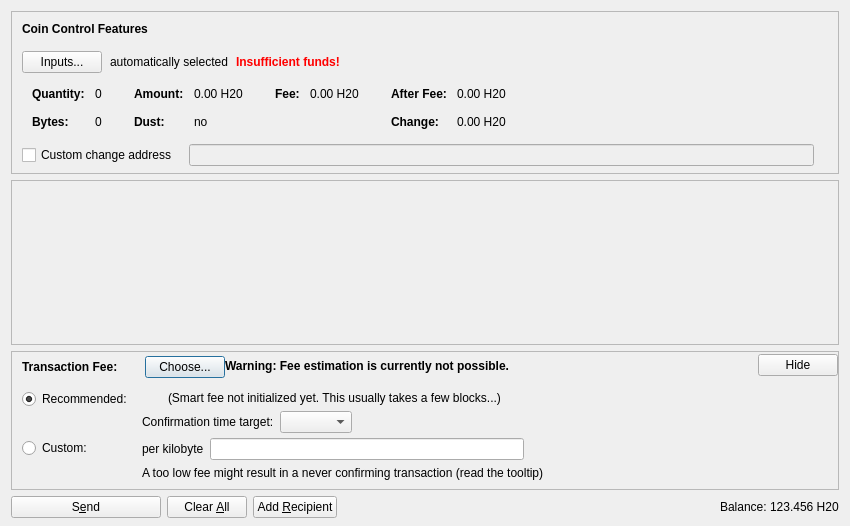
<?xml version="1.0" encoding="UTF-8"?>
<ui version="4.0">
 <class>SendCoinsDialog</class>
 <widget class="QDialog" name="SendCoinsDialog">
  <property name="geometry">
   <rect>
    <x>0</x>
    <y>0</y>
    <width>850</width>
    <height>526</height>
   </rect>
  </property>
  <property name="windowTitle">
   <string>Send Coins</string>
  </property>
  <layout class="QVBoxLayout" name="verticalLayout" stretch="0,1,0,0">
   <property name="bottomMargin">
    <number>8</number>
   </property>
   <item>
    <widget class="QFrame" name="frameCoinControl">
     <property name="sizePolicy">
      <sizepolicy hsizetype="Expanding" vsizetype="Expanding">
       <horstretch>0</horstretch>
       <verstretch>0</verstretch>
      </sizepolicy>
     </property>
     <property name="maximumSize">
      <size>
       <width>16777215</width>
       <height>16777215</height>
      </size>
     </property>
     <property name="frameShape">
      <enum>QFrame::StyledPanel</enum>
     </property>
     <property name="frameShadow">
      <enum>QFrame::Sunken</enum>
     </property>
     <layout class="QVBoxLayout" name="verticalLayoutCoinControl2">
      <property name="spacing">
       <number>0</number>
      </property>
      <property name="leftMargin">
       <number>0</number>
      </property>
      <property name="topMargin">
       <number>0</number>
      </property>
      <property name="rightMargin">
       <number>0</number>
      </property>
      <property name="bottomMargin">
       <number>6</number>
      </property>
      <item>
       <layout class="QVBoxLayout" name="verticalLayoutCoinControl" stretch="0,0,0,0,1">
        <property name="spacing">
         <number>0</number>
        </property>
        <property name="leftMargin">
         <number>10</number>
        </property>
        <property name="topMargin">
         <number>10</number>
        </property>
        <item>
         <layout class="QHBoxLayout" name="horizontalLayoutCoinControl1">
          <property name="bottomMargin">
           <number>15</number>
          </property>
          <item>
           <widget class="QLabel" name="labelCoinControlFeatures">
            <property name="sizePolicy">
             <sizepolicy hsizetype="Preferred" vsizetype="Maximum">
              <horstretch>0</horstretch>
              <verstretch>0</verstretch>
             </sizepolicy>
            </property>
            <property name="font">
             <font>
              <weight>75</weight>
              <bold>true</bold>
             </font>
            </property>
            <property name="styleSheet">
             <string notr="true">font-weight:bold;</string>
            </property>
            <property name="text">
             <string>Coin Control Features</string>
            </property>
           </widget>
          </item>
         </layout>
        </item>
        <item>
         <layout class="QHBoxLayout" name="horizontalLayoutCoinControl2" stretch="0,0,0,0">
          <property name="spacing">
           <number>8</number>
          </property>
          <property name="bottomMargin">
           <number>10</number>
          </property>
          <item>
           <widget class="QPushButton" name="pushButtonCoinControl">
            <property name="styleSheet">
             <string notr="true"/>
            </property>
            <property name="text">
             <string>Inputs...</string>
            </property>
            <property name="autoDefault">
             <bool>false</bool>
            </property>
           </widget>
          </item>
          <item>
           <widget class="QLabel" name="labelCoinControlAutomaticallySelected">
            <property name="text">
             <string>automatically selected</string>
            </property>
            <property name="margin">
             <number>5</number>
            </property>
           </widget>
          </item>
          <item>
           <widget class="QLabel" name="labelCoinControlInsuffFunds">
            <property name="font">
             <font>
              <weight>75</weight>
              <bold>true</bold>
             </font>
            </property>
            <property name="styleSheet">
             <string notr="true">color:red;font-weight:bold;</string>
            </property>
            <property name="text">
             <string>Insufficient funds!</string>
            </property>
            <property name="margin">
             <number>5</number>
            </property>
           </widget>
          </item>
          <item>
           <spacer name="horizontalSpacerCoinControl">
            <property name="orientation">
             <enum>Qt::Horizontal</enum>
            </property>
            <property name="sizeHint" stdset="0">
             <size>
              <width>40</width>
              <height>1</height>
             </size>
            </property>
           </spacer>
          </item>
         </layout>
        </item>
        <item>
         <widget class="QWidget" name="widgetCoinControl" native="true">
          <property name="sizePolicy">
           <sizepolicy hsizetype="Preferred" vsizetype="Preferred">
            <horstretch>0</horstretch>
            <verstretch>0</verstretch>
           </sizepolicy>
          </property>
          <property name="minimumSize">
           <size>
            <width>0</width>
            <height>0</height>
           </size>
          </property>
          <property name="styleSheet">
           <string notr="true"/>
          </property>
          <layout class="QHBoxLayout" name="horizontalLayoutCoinControl5">
           <property name="leftMargin">
            <number>0</number>
           </property>
           <property name="topMargin">
            <number>0</number>
           </property>
           <property name="rightMargin">
            <number>0</number>
           </property>
           <property name="bottomMargin">
            <number>0</number>
           </property>
           <item>
            <layout class="QHBoxLayout" name="horizontalLayoutCoinControl3" stretch="0,0,0,1">
             <property name="spacing">
              <number>20</number>
             </property>
             <property name="topMargin">
              <number>0</number>
             </property>
             <property name="bottomMargin">
              <number>10</number>
             </property>
             <item>
              <layout class="QFormLayout" name="formLayoutCoinControl1">
               <property name="horizontalSpacing">
                <number>10</number>
               </property>
               <property name="verticalSpacing">
                <number>14</number>
               </property>
               <property name="leftMargin">
                <number>10</number>
               </property>
               <property name="topMargin">
                <number>4</number>
               </property>
               <property name="rightMargin">
                <number>6</number>
               </property>
               <item row="0" column="0">
                <widget class="QLabel" name="labelCoinControlQuantityText">
                 <property name="font">
                  <font>
                   <weight>75</weight>
                   <bold>true</bold>
                  </font>
                 </property>
                 <property name="text">
                  <string>Quantity:</string>
                 </property>
                 <property name="margin">
                  <number>0</number>
                 </property>
                </widget>
               </item>
               <item row="0" column="1">
                <widget class="QLabel" name="labelCoinControlQuantity">
                 <property name="cursor">
                  <cursorShape>IBeamCursor</cursorShape>
                 </property>
                 <property name="contextMenuPolicy">
                  <enum>Qt::ActionsContextMenu</enum>
                 </property>
                 <property name="text">
                  <string notr="true">0</string>
                 </property>
                 <property name="margin">
                  <number>0</number>
                 </property>
                 <property name="textInteractionFlags">
                  <set>Qt::LinksAccessibleByMouse|Qt::TextSelectableByKeyboard|Qt::TextSelectableByMouse</set>
                 </property>
                </widget>
               </item>
               <item row="1" column="0">
                <widget class="QLabel" name="labelCoinControlBytesText">
                 <property name="font">
                  <font>
                   <weight>75</weight>
                   <bold>true</bold>
                  </font>
                 </property>
                 <property name="text">
                  <string>Bytes:</string>
                 </property>
                </widget>
               </item>
               <item row="1" column="1">
                <widget class="QLabel" name="labelCoinControlBytes">
                 <property name="cursor">
                  <cursorShape>IBeamCursor</cursorShape>
                 </property>
                 <property name="contextMenuPolicy">
                  <enum>Qt::ActionsContextMenu</enum>
                 </property>
                 <property name="text">
                  <string notr="true">0</string>
                 </property>
                 <property name="textInteractionFlags">
                  <set>Qt::LinksAccessibleByMouse|Qt::TextSelectableByKeyboard|Qt::TextSelectableByMouse</set>
                 </property>
                </widget>
               </item>
              </layout>
             </item>
             <item>
              <layout class="QFormLayout" name="formLayoutCoinControl2">
               <property name="horizontalSpacing">
                <number>10</number>
               </property>
               <property name="verticalSpacing">
                <number>14</number>
               </property>
               <property name="leftMargin">
                <number>6</number>
               </property>
               <property name="topMargin">
                <number>4</number>
               </property>
               <property name="rightMargin">
                <number>6</number>
               </property>
               <item row="0" column="0">
                <widget class="QLabel" name="labelCoinControlAmountText">
                 <property name="font">
                  <font>
                   <weight>75</weight>
                   <bold>true</bold>
                  </font>
                 </property>
                 <property name="text">
                  <string>Amount:</string>
                 </property>
                 <property name="margin">
                  <number>0</number>
                 </property>
                </widget>
               </item>
               <item row="0" column="1">
                <widget class="QLabel" name="labelCoinControlAmount">
                 <property name="cursor">
                  <cursorShape>IBeamCursor</cursorShape>
                 </property>
                 <property name="contextMenuPolicy">
                  <enum>Qt::ActionsContextMenu</enum>
                 </property>
                 <property name="text">
                  <string notr="true">0.00 H20</string>
                 </property>
                 <property name="textInteractionFlags">
                  <set>Qt::LinksAccessibleByMouse|Qt::TextSelectableByKeyboard|Qt::TextSelectableByMouse</set>
                 </property>
                </widget>
               </item>
               <item row="1" column="0">
                <widget class="QLabel" name="labelCoinControlLowOutputText">
                 <property name="font">
                  <font>
                   <weight>75</weight>
                   <bold>true</bold>
                  </font>
                 </property>
                 <property name="text">
                  <string>Dust:</string>
                 </property>
                </widget>
               </item>
               <item row="1" column="1">
                <widget class="QLabel" name="labelCoinControlLowOutput">
                 <property name="cursor">
                  <cursorShape>IBeamCursor</cursorShape>
                 </property>
                 <property name="contextMenuPolicy">
                  <enum>Qt::ActionsContextMenu</enum>
                 </property>
                 <property name="text">
                  <string notr="true">no</string>
                 </property>
                 <property name="textInteractionFlags">
                  <set>Qt::LinksAccessibleByMouse|Qt::TextSelectableByKeyboard|Qt::TextSelectableByMouse</set>
                 </property>
                </widget>
               </item>
              </layout>
             </item>
             <item>
              <layout class="QFormLayout" name="formLayoutCoinControl3">
               <property name="horizontalSpacing">
                <number>10</number>
               </property>
               <property name="verticalSpacing">
                <number>14</number>
               </property>
               <property name="leftMargin">
                <number>6</number>
               </property>
               <property name="topMargin">
                <number>4</number>
               </property>
               <property name="rightMargin">
                <number>6</number>
               </property>
               <item row="0" column="0">
                <widget class="QLabel" name="labelCoinControlFeeText">
                 <property name="font">
                  <font>
                   <weight>75</weight>
                   <bold>true</bold>
                  </font>
                 </property>
                 <property name="text">
                  <string>Fee:</string>
                 </property>
                 <property name="margin">
                  <number>0</number>
                 </property>
                </widget>
               </item>
               <item row="0" column="1">
                <widget class="QLabel" name="labelCoinControlFee">
                 <property name="cursor">
                  <cursorShape>IBeamCursor</cursorShape>
                 </property>
                 <property name="contextMenuPolicy">
                  <enum>Qt::ActionsContextMenu</enum>
                 </property>
                 <property name="text">
                  <string notr="true">0.00 H20</string>
                 </property>
                 <property name="textInteractionFlags">
                  <set>Qt::LinksAccessibleByMouse|Qt::TextSelectableByKeyboard|Qt::TextSelectableByMouse</set>
                 </property>
                </widget>
               </item>
              </layout>
             </item>
             <item>
              <layout class="QFormLayout" name="formLayoutCoinControl4">
               <property name="horizontalSpacing">
                <number>10</number>
               </property>
               <property name="verticalSpacing">
                <number>14</number>
               </property>
               <property name="leftMargin">
                <number>6</number>
               </property>
               <property name="topMargin">
                <number>4</number>
               </property>
               <property name="rightMargin">
                <number>6</number>
               </property>
               <item row="0" column="0">
                <widget class="QLabel" name="labelCoinControlAfterFeeText">
                 <property name="font">
                  <font>
                   <weight>75</weight>
                   <bold>true</bold>
                  </font>
                 </property>
                 <property name="text">
                  <string>After Fee:</string>
                 </property>
                 <property name="margin">
                  <number>0</number>
                 </property>
                </widget>
               </item>
               <item row="0" column="1">
                <widget class="QLabel" name="labelCoinControlAfterFee">
                 <property name="cursor">
                  <cursorShape>IBeamCursor</cursorShape>
                 </property>
                 <property name="contextMenuPolicy">
                  <enum>Qt::ActionsContextMenu</enum>
                 </property>
                 <property name="text">
                  <string notr="true">0.00 H20</string>
                 </property>
                 <property name="textInteractionFlags">
                  <set>Qt::LinksAccessibleByMouse|Qt::TextSelectableByKeyboard|Qt::TextSelectableByMouse</set>
                 </property>
                </widget>
               </item>
               <item row="1" column="0">
                <widget class="QLabel" name="labelCoinControlChangeText">
                 <property name="font">
                  <font>
                   <weight>75</weight>
                   <bold>true</bold>
                  </font>
                 </property>
                 <property name="text">
                  <string>Change:</string>
                 </property>
                </widget>
               </item>
               <item row="1" column="1">
                <widget class="QLabel" name="labelCoinControlChange">
                 <property name="cursor">
                  <cursorShape>IBeamCursor</cursorShape>
                 </property>
                 <property name="contextMenuPolicy">
                  <enum>Qt::ActionsContextMenu</enum>
                 </property>
                 <property name="text">
                  <string notr="true">0.00 H20</string>
                 </property>
                 <property name="textInteractionFlags">
                  <set>Qt::LinksAccessibleByMouse|Qt::TextSelectableByKeyboard|Qt::TextSelectableByMouse</set>
                 </property>
                </widget>
               </item>
              </layout>
             </item>
            </layout>
           </item>
          </layout>
         </widget>
        </item>
        <item>
         <layout class="QHBoxLayout" name="horizontalLayoutCoinControl4" stretch="0,0,0">
          <property name="spacing">
           <number>12</number>
          </property>
          <property name="sizeConstraint">
           <enum>QLayout::SetDefaultConstraint</enum>
          </property>
          <property name="topMargin">
           <number>5</number>
          </property>
          <property name="rightMargin">
           <number>5</number>
          </property>
          <item>
           <widget class="QCheckBox" name="checkBoxCoinControlChange">
            <property name="toolTip">
             <string>If this is activated, but the change address is empty or invalid, change will be sent to a newly generated address.</string>
            </property>
            <property name="text">
             <string>Custom change address</string>
            </property>
           </widget>
          </item>
          <item>
           <widget class="QValidatedLineEdit" name="lineEditCoinControlChange">
            <property name="enabled">
             <bool>false</bool>
            </property>
            <property name="sizePolicy">
             <sizepolicy hsizetype="Expanding" vsizetype="Fixed">
              <horstretch>0</horstretch>
              <verstretch>0</verstretch>
             </sizepolicy>
            </property>
           </widget>
          </item>
          <item>
           <widget class="QLabel" name="labelCoinControlChangeLabel">
            <property name="sizePolicy">
             <sizepolicy hsizetype="Preferred" vsizetype="Expanding">
              <horstretch>0</horstretch>
              <verstretch>0</verstretch>
             </sizepolicy>
            </property>
            <property name="minimumSize">
             <size>
              <width>0</width>
              <height>0</height>
             </size>
            </property>
            <property name="text">
             <string/>
            </property>
            <property name="margin">
             <number>3</number>
            </property>
           </widget>
          </item>
         </layout>
        </item>
        <item>
         <spacer name="verticalSpacerCoinControl">
          <property name="orientation">
           <enum>Qt::Vertical</enum>
          </property>
          <property name="sizeHint" stdset="0">
           <size>
            <width>800</width>
            <height>1</height>
           </size>
          </property>
         </spacer>
        </item>
       </layout>
      </item>
     </layout>
    </widget>
   </item>
   <item>
    <widget class="QScrollArea" name="scrollArea">
     <property name="widgetResizable">
      <bool>true</bool>
     </property>
     <widget class="QWidget" name="scrollAreaWidgetContents">
      <property name="geometry">
       <rect>
        <x>0</x>
        <y>0</y>
        <width>830</width>
        <height>104</height>
       </rect>
      </property>
      <layout class="QVBoxLayout" name="verticalLayout_2" stretch="0,1">
       <property name="leftMargin">
        <number>0</number>
       </property>
       <property name="topMargin">
        <number>0</number>
       </property>
       <property name="rightMargin">
        <number>0</number>
       </property>
       <property name="bottomMargin">
        <number>0</number>
       </property>
       <item>
        <layout class="QVBoxLayout" name="entries">
         <property name="spacing">
          <number>6</number>
         </property>
        </layout>
       </item>
       <item>
        <spacer name="verticalSpacer">
         <property name="orientation">
          <enum>Qt::Vertical</enum>
         </property>
         <property name="sizeHint" stdset="0">
          <size>
           <width>20</width>
           <height>40</height>
          </size>
         </property>
        </spacer>
       </item>
      </layout>
     </widget>
    </widget>
   </item>
   <item>
    <widget class="QFrame" name="frameFee">
     <property name="sizePolicy">
      <sizepolicy hsizetype="Expanding" vsizetype="Expanding">
       <horstretch>0</horstretch>
       <verstretch>0</verstretch>
      </sizepolicy>
     </property>
     <property name="maximumSize">
      <size>
       <width>16777215</width>
       <height>16777215</height>
      </size>
     </property>
     <property name="frameShape">
      <enum>QFrame::StyledPanel</enum>
     </property>
     <property name="frameShadow">
      <enum>QFrame::Sunken</enum>
     </property>
     <layout class="QVBoxLayout" name="verticalLayoutFee1">
      <property name="spacing">
       <number>0</number>
      </property>
      <property name="leftMargin">
       <number>0</number>
      </property>
      <property name="topMargin">
       <number>0</number>
      </property>
      <property name="rightMargin">
       <number>0</number>
      </property>
      <property name="bottomMargin">
       <number>0</number>
      </property>
      <item>
       <layout class="QVBoxLayout" name="verticalLayoutFee2" stretch="0,0,0">
        <property name="spacing">
         <number>0</number>
        </property>
        <property name="leftMargin">
         <number>10</number>
        </property>
        <property name="topMargin">
         <number>0</number>
        </property>
        <item>
         <layout class="QHBoxLayout" name="horizontalLayoutFee1">
          <property name="bottomMargin">
           <number>0</number>
          </property>
          <item>
           <layout class="QVBoxLayout" name="verticalLayoutFee7">
            <property name="spacing">
             <number>0</number>
            </property>
            <item>
             <spacer name="verticalSpacerSmartFee">
              <property name="orientation">
               <enum>Qt::Vertical</enum>
              </property>
              <property name="sizeType">
               <enum>QSizePolicy::Fixed</enum>
              </property>
              <property name="sizeHint" stdset="0">
               <size>
                <width>1</width>
                <height>4</height>
               </size>
              </property>
             </spacer>
            </item>
            <item>
             <layout class="QHBoxLayout" name="horizontalLayoutSmartFee">
              <property name="spacing">
               <number>10</number>
              </property>
              <item>
               <widget class="QLabel" name="labelFeeHeadline">
                <property name="sizePolicy">
                 <sizepolicy hsizetype="Preferred" vsizetype="Maximum">
                  <horstretch>0</horstretch>
                  <verstretch>0</verstretch>
                 </sizepolicy>
                </property>
                <property name="font">
                 <font>
                  <weight>75</weight>
                  <bold>true</bold>
                 </font>
                </property>
                <property name="styleSheet">
                 <string notr="true">font-weight:bold;</string>
                </property>
                <property name="text">
                 <string>Transaction Fee:</string>
                </property>
               </widget>
              </item>
              <item>
               <widget class="QLabel" name="labelFeeMinimized">
                <property name="text">
                 <string/>
                </property>
               </widget>
              </item>
              <item>
               <widget class="QPushButton" name="buttonChooseFee">
                <property name="text">
                 <string>Choose...</string>
                </property>
               </widget>
              </item>
             </layout>
            </item>
            <item>
             <spacer name="verticalSpacer_5">
              <property name="orientation">
               <enum>Qt::Vertical</enum>
              </property>
              <property name="sizeHint" stdset="0">
               <size>
                <width>1</width>
                <height>1</height>
               </size>
              </property>
             </spacer>
            </item>
           </layout>
          </item>
          <item>
           <widget class="QLabel" name="fallbackFeeWarningLabel">
            <property name="toolTip">
             <string>Using the fallbackfee can result in sending a transaction that will take several hours or days (or never) to confirm. Consider choosing your fee manually or wait until you have validated the complete chain.</string>
            </property>
            <property name="font">
            <font>
                <weight>75</weight>
                <bold>true</bold>
            </font>
            </property>
            <property name="text">
             <string>Warning: Fee estimation is currently not possible.</string>
            </property>
            <property name="wordWrap">
             <bool>false</bool>
            </property>
           </widget>
          </item>
          <item>
           <spacer name="horizontalSpacer_4">
            <property name="orientation">
             <enum>Qt::Horizontal</enum>
            </property>
            <property name="sizeType">
             <enum>QSizePolicy::MinimumExpanding</enum>
            </property>
            <property name="sizeHint" stdset="0">
             <size>
              <width>40</width>
              <height>20</height>
             </size>
            </property>
           </spacer>
          </item>
          <item>
           <widget class="QPushButton" name="buttonMinimizeFee">
            <property name="toolTip">
             <string>collapse fee-settings</string>
            </property>
            <property name="text">
             <string>Hide</string>
            </property>
           </widget>
          </item>
         </layout>
        </item>
        <item>
         <widget class="QFrame" name="frameFeeSelection">
          <layout class="QVBoxLayout" name="verticalLayoutFee12">
           <property name="spacing">
            <number>0</number>
           </property>
           <property name="leftMargin">
            <number>0</number>
           </property>
           <property name="topMargin">
            <number>0</number>
           </property>
           <property name="rightMargin">
            <number>0</number>
           </property>
           <property name="bottomMargin">
            <number>0</number>
           </property>
           <item>
            <layout class="QGridLayout" name="gridLayoutFee">
             <property name="topMargin">
              <number>10</number>
             </property>
             <property name="bottomMargin">
              <number>4</number>
             </property>
             <property name="horizontalSpacing">
              <number>10</number>
             </property>
             <property name="verticalSpacing">
              <number>4</number>
             </property>
             <item row="1" column="1">
              <layout class="QVBoxLayout" name="verticalLayoutFee8">
               <property name="spacing">
                <number>6</number>
               </property>
               <item>
                <layout class="QHBoxLayout" name="horizontalLayoutFee13">
                 <item>
                  <widget class="QLabel" name="labelCustomPerKilobyte">
                   <property name="toolTip">
                    <string>Specify a custom fee per kB (1,000 bytes) of the transaction's virtual size.

Note:  Since the fee is calculated on a per-byte basis, a fee of "100 satoshis per kB" for a transaction size of 500 bytes (half of 1 kB) would ultimately yield a fee of only 50 satoshis.</string>
                   </property>
                   <property name="text">
                    <string>per kilobyte</string>
                   </property>
                  </widget>
                 </item>
                 <item>
                  <widget class="BitcoinAmountField" name="customFee"/>
                 </item>
                 <item>
                  <spacer name="horizontalSpacer_6">
                   <property name="orientation">
                    <enum>Qt::Horizontal</enum>
                   </property>
                   <property name="sizeHint" stdset="0">
                    <size>
                     <width>1</width>
                     <height>1</height>
                    </size>
                   </property>
                  </spacer>
                 </item>
                </layout>
               </item>
               <item>
                <layout class="QHBoxLayout" name="horizontalLayoutFee8">
                 <item>
                  <widget class="QLabel" name="labelCustomFeeWarning">
                   <property name="enabled">
                    <bool>true</bool>
                   </property>
                   <property name="toolTip">
                    <string>When there is less transaction volume than space in the blocks, miners as well as relaying nodes may enforce a minimum fee. Paying only this minimum fee is just fine, but be aware that this can result in a never confirming transaction once there is more demand for watacoin transactions than the network can process.</string>
                   </property>
                   <property name="text">
                    <string>A too low fee might result in a never confirming transaction (read the tooltip)</string>
                   </property>
                  </widget>
                 </item>
                 <item>
                  <spacer name="horizontalSpacer_2">
                   <property name="orientation">
                    <enum>Qt::Horizontal</enum>
                   </property>
                   <property name="sizeHint" stdset="0">
                    <size>
                     <width>1</width>
                     <height>1</height>
                    </size>
                   </property>
                  </spacer>
                 </item>
                </layout>
               </item>
              </layout>
             </item>
             <item row="0" column="0">
              <layout class="QVBoxLayout" name="verticalLayoutFee4" stretch="0,1">
               <item>
                <widget class="QRadioButton" name="radioSmartFee">
                 <property name="text">
                  <string>Recommended:</string>
                 </property>
                 <property name="checked">
                  <bool>true</bool>
                 </property>
                 <attribute name="buttonGroup">
                  <string notr="true">groupFee</string>
                 </attribute>
                </widget>
               </item>
               <item>
                <spacer name="verticalSpacer_2">
                 <property name="orientation">
                  <enum>Qt::Vertical</enum>
                 </property>
                 <property name="sizeHint" stdset="0">
                  <size>
                   <width>1</width>
                   <height>1</height>
                  </size>
                 </property>
                </spacer>
               </item>
              </layout>
             </item>
             <item row="1" column="0">
              <layout class="QVBoxLayout" name="verticalLayoutFee9" stretch="0,1">
               <item>
                <widget class="QRadioButton" name="radioCustomFee">
                 <property name="text">
                  <string>Custom:</string>
                 </property>
                 <attribute name="buttonGroup">
                  <string notr="true">groupFee</string>
                 </attribute>
                </widget>
               </item>
               <item>
                <spacer name="verticalSpacer_6">
                 <property name="orientation">
                  <enum>Qt::Vertical</enum>
                 </property>
                 <property name="sizeHint" stdset="0">
                  <size>
                   <width>1</width>
                   <height>1</height>
                  </size>
                 </property>
                </spacer>
               </item>
              </layout>
             </item>
             <item row="0" column="1">
              <layout class="QVBoxLayout" name="verticalLayoutFee3" stretch="0,0,1">
               <property name="spacing">
                <number>6</number>
               </property>
               <property name="topMargin">
                <number>2</number>
               </property>
               <item>
                <layout class="QHBoxLayout" name="horizontalLayoutFee12">
                 <item>
                  <widget class="QLabel" name="labelSmartFee">
                   <property name="text">
                    <string/>
                   </property>
                  </widget>
                 </item>
                 <item>
                  <widget class="QLabel" name="labelFeeEstimation">
                   <property name="text">
                    <string/>
                   </property>
                  </widget>
                 </item>
                 <item>
                  <widget class="QLabel" name="labelSmartFee2">
                   <property name="text">
                    <string>(Smart fee not initialized yet. This usually takes a few blocks...)</string>
                   </property>
                  </widget>
                 </item>
                 <item>
                  <spacer name="horizontalSpacer_5">
                   <property name="orientation">
                    <enum>Qt::Horizontal</enum>
                   </property>
                   <property name="sizeHint" stdset="0">
                    <size>
                     <width>1</width>
                     <height>1</height>
                    </size>
                   </property>
                  </spacer>
                 </item>
                </layout>
               </item>
               <item>
                <layout class="QHBoxLayout" name="horizontalLayoutFee9">
                 <item>
                  <layout class="QVBoxLayout" name="verticalLayoutFee6">
                   <item>
                    <widget class="QLabel" name="labelSmartFee3">
                     <property name="text">
                      <string>Confirmation time target:</string>
                     </property>
                    </widget>
                   </item>
                  </layout>
                 </item>
                 <item>
                  <layout class="QVBoxLayout" name="verticalLayoutFee5">
                   <property name="rightMargin">
                    <number>30</number>
                   </property>
                   <item>
                    <layout class="QHBoxLayout" name="horizontalLayoutConfTarget">
                     <property name="bottomMargin">
                      <number>0</number>
                     </property>
                     <item>
                      <widget class="QComboBox" name="confTargetSelector"/>
                     </item>
                     <item>
                      <spacer name="horizontalSpacerConfTarget">
                       <property name="orientation">
                        <enum>Qt::Horizontal</enum>
                       </property>
                       <property name="sizeHint" stdset="0">
                        <size>
                         <width>40</width>
                         <height>20</height>
                        </size>
                       </property>
                      </spacer>
                     </item>
                    </layout>
                   </item>
                  </layout>
                 </item>
                </layout>
               </item>
               <item>
                <spacer name="verticalSpacer_4">
                 <property name="orientation">
                  <enum>Qt::Vertical</enum>
                 </property>
                 <property name="sizeHint" stdset="0">
                  <size>
                   <width>1</width>
                   <height>1</height>
                  </size>
                 </property>
                </spacer>
               </item>
              </layout>
             </item>
            </layout>
           </item>
          </layout>
         </widget>
        </item>
        <item>
         <spacer name="verticalSpacerFee">
          <property name="orientation">
           <enum>Qt::Vertical</enum>
          </property>
          <property name="sizeHint" stdset="0">
           <size>
            <width>40</width>
            <height>5</height>
           </size>
          </property>
         </spacer>
        </item>
       </layout>
      </item>
     </layout>
    </widget>
   </item>
   <item>
    <layout class="QHBoxLayout" name="horizontalLayout">
     <item>
      <widget class="QPushButton" name="sendButton">
       <property name="minimumSize">
        <size>
         <width>150</width>
         <height>0</height>
        </size>
       </property>
       <property name="toolTip">
        <string>Confirm the send action</string>
       </property>
       <property name="text">
        <string>S&amp;end</string>
       </property>
       <property name="icon">
        <iconset resource="../bitcoin.qrc">
         <normaloff>:/icons/send</normaloff>:/icons/send</iconset>
       </property>
       <property name="autoDefault">
        <bool>false</bool>
       </property>
       <property name="default">
        <bool>false</bool>
       </property>
      </widget>
     </item>
     <item>
      <widget class="QPushButton" name="clearButton">
       <property name="sizePolicy">
        <sizepolicy hsizetype="Minimum" vsizetype="Fixed">
         <horstretch>0</horstretch>
         <verstretch>0</verstretch>
        </sizepolicy>
       </property>
       <property name="toolTip">
        <string>Clear all fields of the form.</string>
       </property>
       <property name="text">
        <string>Clear &amp;All</string>
       </property>
       <property name="icon">
        <iconset resource="../bitcoin.qrc">
         <normaloff>:/icons/remove</normaloff>:/icons/remove</iconset>
       </property>
       <property name="autoDefault">
        <bool>false</bool>
       </property>
      </widget>
     </item>
     <item>
      <widget class="QPushButton" name="addButton">
       <property name="toolTip">
        <string>Send to multiple recipients at once</string>
       </property>
       <property name="text">
        <string>Add &amp;Recipient</string>
       </property>
       <property name="icon">
        <iconset resource="../bitcoin.qrc">
         <normaloff>:/icons/add</normaloff>:/icons/add</iconset>
       </property>
       <property name="autoDefault">
        <bool>false</bool>
       </property>
      </widget>
     </item>
     <item>
      <spacer name="horizontalSpacer">
       <property name="orientation">
        <enum>Qt::Horizontal</enum>
       </property>
       <property name="sizeHint" stdset="0">
        <size>
         <width>40</width>
         <height>20</height>
        </size>
       </property>
      </spacer>
     </item>
     <item>
      <layout class="QHBoxLayout" name="horizontalLayout_2">
       <property name="spacing">
        <number>3</number>
       </property>
       <item>
        <widget class="QLabel" name="label">
         <property name="sizePolicy">
          <sizepolicy hsizetype="Preferred" vsizetype="Fixed">
           <horstretch>0</horstretch>
           <verstretch>0</verstretch>
          </sizepolicy>
         </property>
         <property name="text">
          <string>Balance:</string>
         </property>
        </widget>
       </item>
       <item>
        <widget class="QLabel" name="labelBalance">
         <property name="sizePolicy">
          <sizepolicy hsizetype="Preferred" vsizetype="Fixed">
           <horstretch>0</horstretch>
           <verstretch>0</verstretch>
          </sizepolicy>
         </property>
         <property name="cursor">
          <cursorShape>IBeamCursor</cursorShape>
         </property>
         <property name="text">
          <string notr="true">123.456 H20</string>
         </property>
         <property name="textInteractionFlags">
          <set>Qt::LinksAccessibleByMouse|Qt::TextSelectableByKeyboard|Qt::TextSelectableByMouse</set>
         </property>
        </widget>
       </item>
      </layout>
     </item>
    </layout>
   </item>
  </layout>
 </widget>
 <customwidgets>
  <customwidget>
   <class>QValidatedLineEdit</class>
   <extends>QLineEdit</extends>
   <header>qt/qvalidatedlineedit.h</header>
  </customwidget>
  <customwidget>
   <class>BitcoinAmountField</class>
   <extends>QLineEdit</extends>
   <header>qt/bitcoinamountfield.h</header>
   <container>1</container>
  </customwidget>
 </customwidgets>
 <resources>
  <include location="../bitcoin.qrc"/>
 </resources>
 <connections/>
 <buttongroups>
  <buttongroup name="groupFee"/>
 </buttongroups>
</ui>
